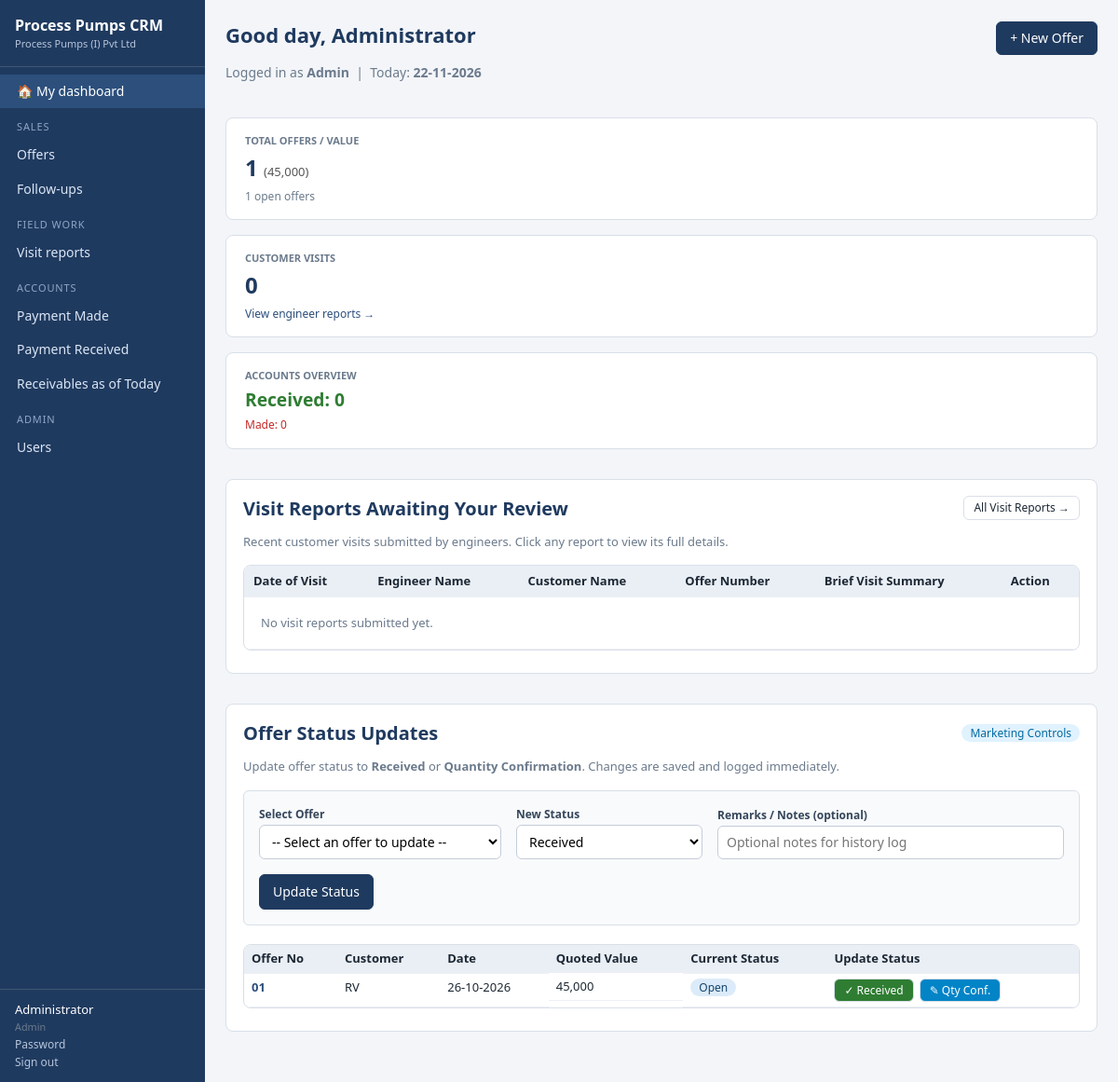
Page / (signed in) on the earlier database version.
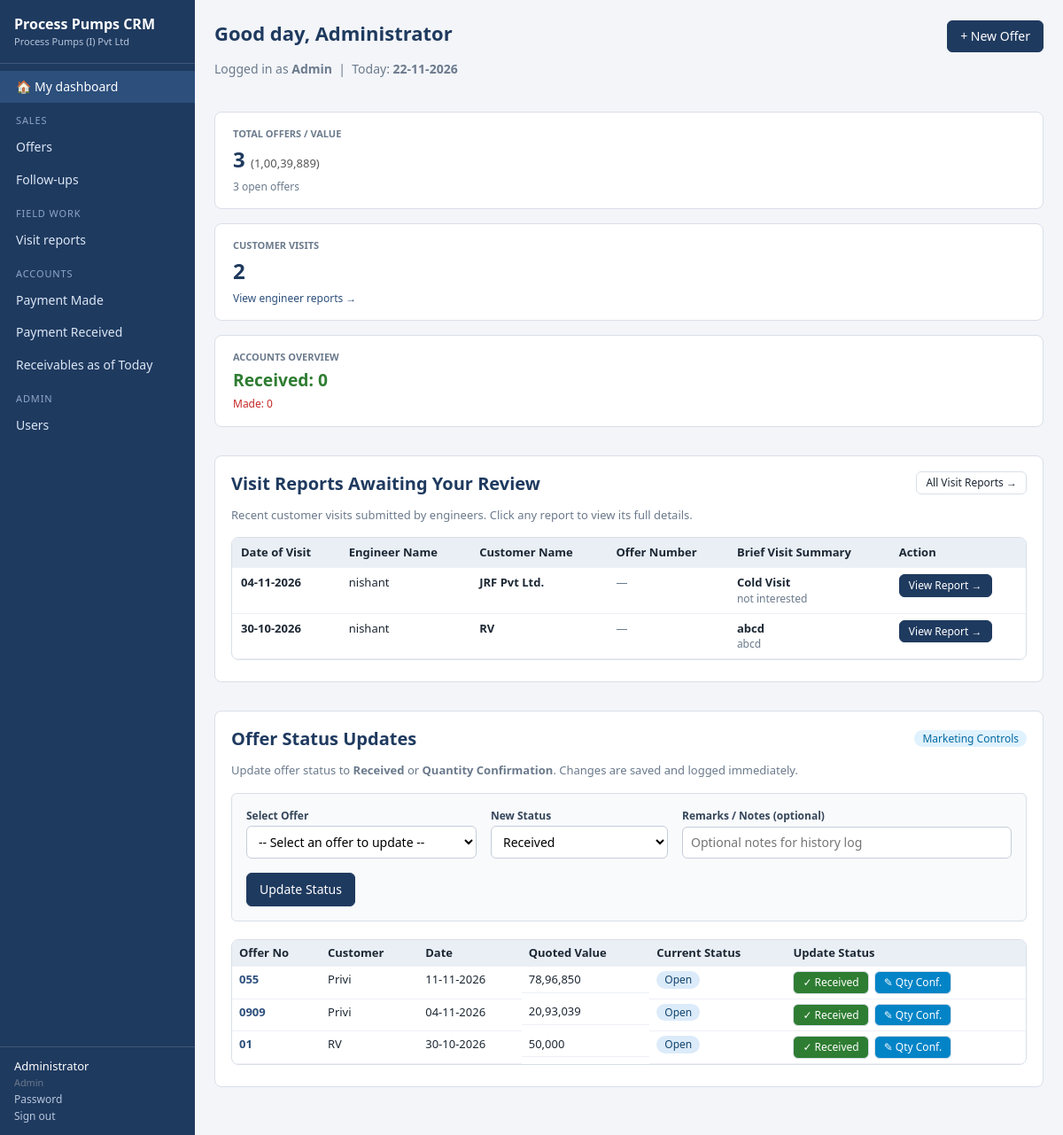
Same page on the later database version.
### tables this page shows
CREATE TABLE "users" (id INTEGER PRIMARY KEY AUTOINCREMENT, "full_name" TEXT, "email" TEXT, "role" TEXT, "phone" TEXT, "regions" TEXT, "active" INTEGER, "password_hash" TEXT, "created_at" TEXT, "created_by" INTEGER, "updated_at" TEXT, "updated_by" INTEGER);

CREATE TABLE "offers" (id INTEGER PRIMARY KEY AUTOINCREMENT, "customer_id" INTEGER, "contact_id" INTEGER, "offer_no" TEXT, "base_no" TEXT, "revision" TEXT, "offer_date" TEXT, "region" TEXT, "enquiry_no" TEXT, "enquiry_date" TEXT, "enquiry_mode" TEXT, "item_type" TEXT, "moc" TEXT, "quantity" INTEGER, "quoted_value" REAL, "currency" TEXT, "offer_pdf" TEXT, "assigned_engineer_id" INTEGER, "rating" TEXT, "status" TEXT, "next_followup_date" TEXT, "is_latest" INTEGER, "created_at" TEXT, "created_by" INTEGER, "updated_at" TEXT, "updated_by" INTEGER);

CREATE TABLE "customers" (id INTEGER PRIMARY KEY AUTOINCREMENT, "name" TEXT, "address" TEXT, "region" TEXT, "created_at" TEXT, "created_by" INTEGER, "updated_at" TEXT, "updated_by" INTEGER);

CREATE TABLE "visits" (id INTEGER PRIMARY KEY AUTOINCREMENT, "visit_date" TEXT, "engineer_id" INTEGER, "customer_name" TEXT, "address" TEXT, "person_name" TEXT, "designation" TEXT, "mobile" TEXT, "email" TEXT, "reason" TEXT, "remark" TEXT, "next_followup_date" TEXT, "followup_mode" TEXT, "review_status" TEXT, "created_at" TEXT, "created_by" INTEGER, "updated_at" TEXT, "updated_by" INTEGER);

### app/core/dashboard.py (the view, shortened to what this page needs)
@bp.route("/")
def home():
    user = g.user
    today = today_iso()
    visit_reports = db.q(
        "SELECT v.id, v.visit_date, v.customer_name, v.person_name, v.reason, v.remark, "
        "v.offer_id, u.full_name AS engineer_name, o.offer_no "
        "FROM visits v "
        "LEFT JOIN users u ON u.id = v.engineer_id "
        "LEFT JOIN offers o ON o.id = v.offer_id "
        "ORDER BY v.visit_date DESC, v.id DESC LIMIT 20"
    )
    followups_due = []
    marketing_offers = []
    if R.is_marketing(user) or R.is_admin(user):
        marketing_offers = db.q(
            "SELECT o.id, o.offer_no, o.status, o.quoted_value, o.offer_date, "
            "c.name AS customer_name, u.full_name AS engineer_name "
            "FROM offers o "
            "LEFT JOIN customers c ON c.id = o.customer_id "
            "LEFT JOIN users u ON u.id = o.assigned_engineer_id "
            "WHERE o.is_latest = 1 AND o.status NOT IN ('Lost') "
            "ORDER BY o.offer_date DESC, o.id DESC LIMIT 40"
        )
    admin_stats = None
    if R.is_admin(user):
        offers_stat = db.q1("SELECT COUNT(*) n, COALESCE(SUM(quoted_value),0) v FROM offers WHERE is_latest=1")
        open_offers = db.q1("SELECT COUNT(*) n FROM offers WHERE is_latest=1 AND status NOT IN ('Lost', 'Order Acquired')")
        visits_stat = db.q1("SELECT COUNT(*) n FROM visits")
        has_pm = db.q1("SELECT 1 FROM sqlite_master WHERE type='table' AND name='payments_made'")
        pm_stat = db.q1("SELECT COUNT(*) n, COALESCE(SUM(amount),0) v FROM payments_made") if has_pm else {"n": 0, "v": 0}
        pr_stat = db.q1("SELECT COUNT(*) n, COALESCE(SUM(amount),0) v FROM payments")
        admin_stats = {
            "total_offers": offers_stat["n"],
            "total_quoted": fmt_money(offers_stat["v"]),
            "open_offers": open_offers["n"],
            "total_visits": visits_stat["n"],
            "payments_made": fmt_money(pm_stat["v"]),
            "payments_received": fmt_money(pr_stat["v"]),
        }
    return render_template(
        "dashboard.html",
        visit_reports=visit_reports,
        followups_due=followups_due,
        marketing_offers=marketing_offers,
        admin_stats=admin_stats,
        today=today,
    )

### app/templates/dashboard.html (shortened to what this page needs)
{% extends 'base.html' %}
{% block content %}
<div style="display: flex; justify-content: space-between; align-items: baseline; margin-bottom: 1.5rem;">
  <div>
    <h1 style="margin-bottom: 0.25rem;">Good day, {{ g.user.full_name.split(' ')[0] }}</h1>
    <p class="muted">
      Logged in as <strong>{{ ROLE_LABELS.get(g.user.role, g.user.role|title) }}</strong> &nbsp;|&nbsp;
      Today: <strong>{{ today|date }}</strong>
    </p>
  </div>
  {% if has_role(g.user, ['application']) %}
    <a class="btn primary" href="{{ url_for('offers.new') }}">+ New Offer</a>
  {% endif %}
</div>
{% if admin_stats %}
<div class="cards" style="margin-bottom: 2rem;">
  <div class="card stat-card" style="padding: 1rem 1.25rem; background: #fff; border-radius: 8px; border: 1px solid var(--line);">
    <div style="font-size: 11px; color: var(--muted); text-transform: uppercase; font-weight: 600;">Total Offers / Value</div>
    <div style="font-size: 1.5rem; font-weight: 700; color: var(--navy); margin-top: 4px;">{{ admin_stats.total_offers }} <small style="font-size: 13px; font-weight: normal; color: #555;">({{ admin_stats.total_quoted }})</small></div>
    <div style="font-size: 12px; color: var(--muted); margin-top: 4px;">{{ admin_stats.open_offers }} open offers</div>
  </div>
  <div class="card stat-card" style="padding: 1rem 1.25rem; background: #fff; border-radius: 8px; border: 1px solid var(--line);">
    <div style="font-size: 11px; color: var(--muted); text-transform: uppercase; font-weight: 600;">Customer Visits</div>
    <div style="font-size: 1.5rem; font-weight: 700; color: var(--navy); margin-top: 4px;">{{ admin_stats.total_visits }}</div>
    <div style="font-size: 12px; color: var(--muted); margin-top: 4px;"><a href="{{ url_for('visits.index') }}">View engineer reports &rarr;</a></div>
  </div>
  <div class="card stat-card" style="padding: 1rem 1.25rem; background: #fff; border-radius: 8px; border: 1px solid var(--line);">
    <div style="font-size: 11px; color: var(--muted); text-transform: uppercase; font-weight: 600;">Accounts Overview</div>
    <div style="font-size: 1.2rem; font-weight: 700; color: #2e7d32; margin-top: 4px;">Received: {{ admin_stats.payments_received }}</div>
    <div style="font-size: 12px; color: #c62828; margin-top: 4px;">Made: {{ admin_stats.payments_made }}</div>
  </div>
</div>
{% endif %}
<section class="card" style="margin-bottom: 2rem;">
  <div style="display: flex; justify-content: space-between; align-items: center; margin-bottom: 0.75rem;">
    <h2 style="margin: 0; font-size: 1.25rem;">Visit Reports Awaiting Your Review</h2>
    <a class="btn small" href="{{ url_for('visits.index') }}">All Visit Reports &rarr;</a>
  </div>
  <p class="muted" style="margin-top: 0; margin-bottom: 1rem; font-size: 13px;">
    Recent customer visits submitted by engineers. Click any report to view its full details.
  </p>
  <div class="table-wrap">
    <table class="grid">
      <thead>
        <tr>
          <th>Date of Visit</th>
          <th>Engineer Name</th>
          <th>Customer Name</th>
          <th>Offer Number</th>
          <th>Brief Visit Summary</th>
          <th>Action</th>
        </tr>
      </thead>
      <tbody>
        {% for r in visit_reports %}
        <tr>
          <td><strong>{{ r.visit_date|date }}</strong></td>
          <td>{{ r.engineer_name or '—' }}</td>
          <td><strong>{{ r.customer_name }}</strong></td>
          <td>
            {% if r.offer_no %}
              <span class="badge b-open">{{ r.offer_no }}</span>
            {% else %}
              <span class="muted">—</span>
            {% endif %}
          </td>
          <td>
            <div style="font-weight: 600; font-size: 13px;">{{ r.reason }}</div>
            <div class="clip" style="color: var(--muted); font-size: 12px;" title="{{ r.remark }}">{{ r.remark }}</div>
          </td>
          <td>
            <a class="btn small primary" href="{{ url_for('visits.view', id=r.id) }}">
              View Report &rarr;
            </a>
          </td>
        </tr>
        {% else %}
        <tr>
          <td colspan="6" class="empty">No visit reports submitted yet.</td>
        </tr>
        {% endfor %}
      </tbody>
    </table>
  </div>
</section>
{% if has_role(g.user, ['marketing']) or has_role(g.user, ['admin']) %}
<section class="card" style="margin-bottom: 2rem;">
  <div style="display: flex; justify-content: space-between; align-items: center; margin-bottom: 0.75rem;">
    <h2 style="margin: 0; font-size: 1.25rem;">Offer Status Updates</h2>
    <span class="badge b-quantity-confirmation">Marketing Controls</span>
  </div>
  <p class="muted" style="margin-top: 0; margin-bottom: 1rem; font-size: 13px;">
    Update offer status to <strong>Received</strong> or <strong>Quantity Confirmation</strong>. Changes are saved and logged immediately.
  </p>
  <div style="background: #f8fafc; border: 1px solid var(--line); border-radius: 6px; padding: 1rem; margin-bottom: 1.25rem;">
    <form method="post" action="{{ url_for('dashboard.update_offer_status') }}" style="display: flex; flex-wrap: wrap; gap: 1rem; align-items: flex-end;">
      <div class="field" style="min-width: 260px; margin: 0;">
        <label for="offer_id" style="font-weight: 600;">Select Offer</label>
        <select id="offer_id" name="offer_id" required>
          <option value="">-- Select an offer to update --</option>
        </select>
      </div>
      <div class="field" style="min-width: 200px; margin: 0;">
        <label for="status" style="font-weight: 600;">New Status</label>
        <select id="status" name="status" required>
          <option value="Received">Received</option>
        </select>
      </div>
      <div class="field" style="min-width: 240px; flex: 1; margin: 0;">
        <label for="remarks" style="font-weight: 600;">Remarks / Notes (optional)</label>
        <input type="text" id="remarks" name="remarks" placeholder="Optional notes for history log">
      </div>
      <button type="submit" class="btn primary" style="height: 38px;">Update Status</button>
    </form>
  </div>
  <div class="table-wrap">
    <table class="grid small">
      <thead>
        <tr>
          <th>Offer No</th>
          <th>Customer</th>
          <th>Date</th>
          <th class="num">Quoted Value</th>
          <th>Current Status</th>
          <th>Update Status</th>
        </tr>
      </thead>
      <tbody>
        {% for o in marketing_offers %}
        <tr>
          <td><a href="{{ url_for('offers.view', id=o.id) }}"><strong>{{ o.offer_no }}</strong></a></td>
          <td>{{ o.customer_name }}</td>
          <td>{{ o.offer_date|date }}</td>
          <td class="num">{{ o.quoted_value|money }}</td>
          <td><span class="badge b-{{ o.status|slug }}">{{ o.status }}</span></td>
          <td>
            <div style="display: flex; gap: 6px;">
              {% if o.status != 'Received' %}
                <form method="post" action="{{ url_for('dashboard.update_offer_status') }}" style="display:inline;">
                  <button type="submit" class="btn small" style="background: #2e7d32; color: #fff;" title="Mark as Received">&#10003; Received</button>
                </form>
              {% endif %}
              {% if o.status != 'Quantity Confirmation' %}
                <form method="post" action="{{ url_for('dashboard.update_offer_status') }}" style="display:inline;">
                  <button type="submit" class="btn small" style="background: #0284c7; color: #fff;" title="Mark as Quantity Confirmation">&#9998; Qty Conf.</button>
                </form>
              {% endif %}
            </div>
          </td>
        </tr>
        {% else %}
        <tr>
          <td colspan="6" class="empty">No offers available.</td>
        </tr>
        {% endfor %}
      </tbody>
    </table>
  </div>
</section>
{% endif %}
{% endblock %}

### app/templates/base.html (shortened to what this page needs)
<!doctype html>
<html lang="en"><head>
<link rel="stylesheet" href="{{ url_for('static', filename='css/app.css') }}">
</head><body>
{% if g.user %}
<aside class="side">
  <div class="brand">{{ app_title }}<small>{{ company }}</small></div>
  <nav>
    <a href="{{ url_for('dashboard.home') }}" class="{{ 'on' if request.endpoint == 'dashboard.home' }}">&#127968; My dashboard</a>
    {% for group, items in nav_groups %}
      <div class="grp">{{ group }}</div>
      {% for i in items %}<a href="{{ i.url }}" class="{{ 'on' if request.path.startswith(i.url) and i.url != '/' }}">{{ i.label }}</a>{% endfor %}
    {% endfor %}
  </nav>
  <div class="me">
    <div>{{ g.user.full_name }}<br><small>{{ ROLE_LABELS.get(g.user.role, g.user.role) }}</small></div>
    <a href="{{ url_for('auth.profile') }}">Password</a>
    <form method="post" action="{{ url_for('auth.logout') }}"><input type="hidden" name="_csrf" value="{{ csrf_token() }}"><button class="link">Sign out</button></form>
  </div>
</aside>
{% endif %}
<main class="{{ 'with-side' if g.user }}">
  {% block content %}{% endblock %}
</main>
</body></html>

Differences in the rows shown:
added visits: visit_date "04-11-2026", full_name "nishant", customer_name "JRF Pvt Ltd.", reason "Cold Visit", remark "not interested"
added visits: visit_date "30-10-2026", full_name "nishant", customer_name "RV", reason "abcd", remark "abcd"
added offers: offer_no "055", customer_name "Privi", offer_date "11-11-2026", quoted_value "78,96,850", status "Open"
added offers: offer_no "0909", customer_name "Privi", offer_date "04-11-2026", quoted_value "20,93,039", status "Open"
changed offers "RV": offer_date "26-10-2026" → "30-10-2026"; quoted_value "45,000" → "50,000"
Other differences:
{{ admin_stats.total_offers }}: "1" → "3"
{{ admin_stats.total_quoted }}: "45,000" → "1,00,39,889"
{{ admin_stats.open_offers }}: "1" → "3"
{{ admin_stats.total_visits }}: "0" → "2"
text no longer shown: "No visit reports submitted yet."
